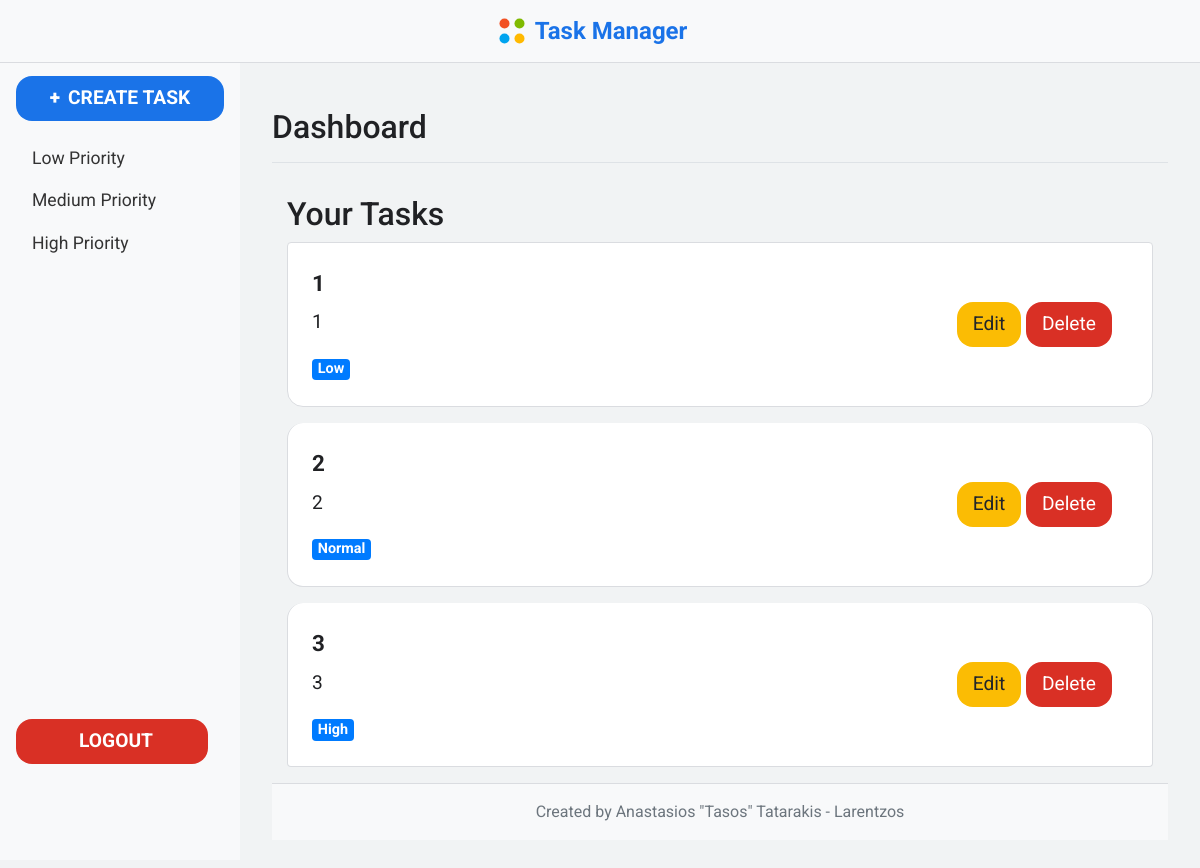
/tasks (signed in), run on an earlier commit of the app's database.
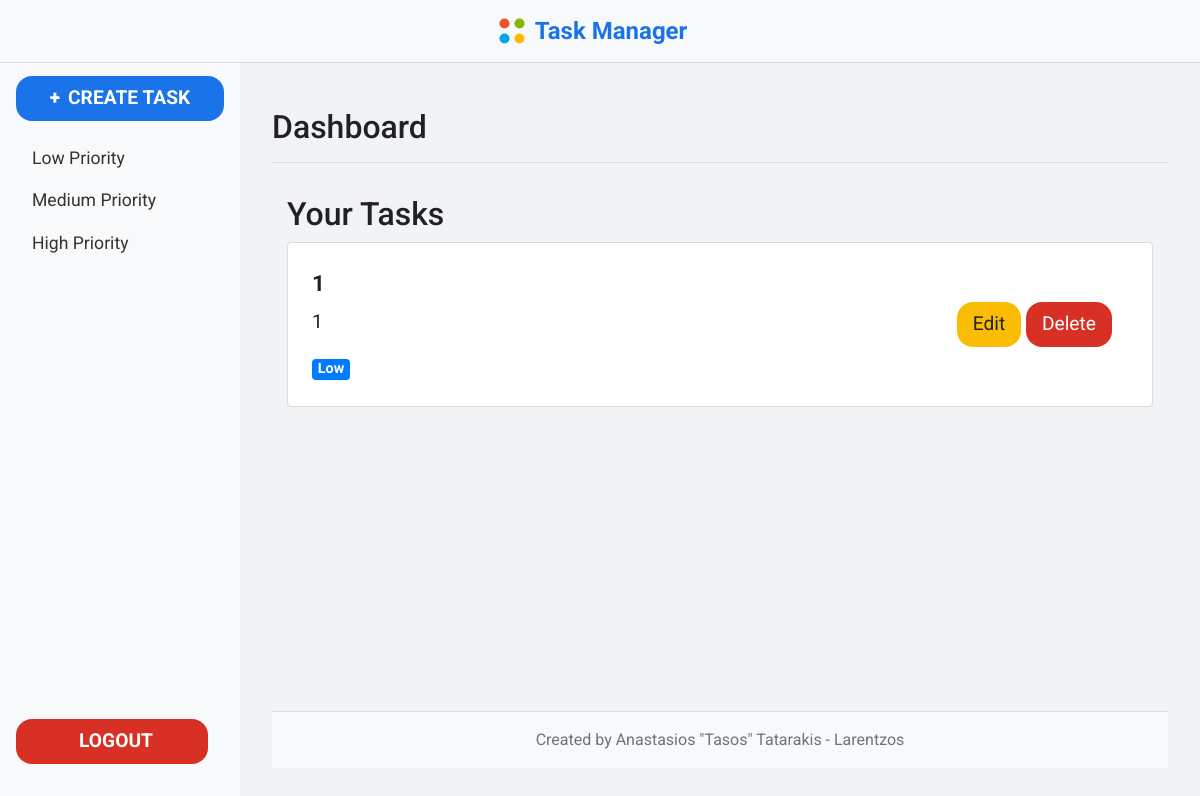
And on a later commit of the database.
### models/task.py (models this page shows)
class Task(db.Model):
    id = db.Column(db.Integer, primary_key=True)
    title = db.Column(db.String(100), nullable=False)
    description = db.Column(db.Text, nullable=True)
    priority = db.Column(db.String(50), nullable=False, default='Normal')
    user_id = db.Column(db.Integer, db.ForeignKey('user.id'), nullable=False)

### routes/task_routes.py (the view, shortened to what this page needs)
@task_routes.route('/tasks', methods=['GET', 'POST'])
@login_required
def tasks():
    form = TaskForm()
    sort_by = request.args.get('sort_by', 'date')
    order = request.args.get('order', 'asc')
    priority = request.args.get('priority', None)
    query = Task.query.filter_by(user_id=current_user.id)
    if priority:
        query = query.filter_by(priority=priority)
    if sort_by == 'priority':
        if order == 'asc':
            query = query.order_by(Task.priority.asc())
        else:
            query = query.order_by(Task.priority.desc())
    else:  # Default is sorting by date
        if order == 'asc':
            query = query.order_by(Task.id.asc())
        else:
            query = query.order_by(Task.id.desc())
    tasks = query.all()
    return render_template('tasks.html', tasks=tasks, form=form)

### app.py (called while the page is built)
@login_manager.user_loader
def load_user(user_id):
    return User.query.get(int(user_id))

### templates/tasks.html
{% extends "base.html" %} {% block content %}
<div class="container-fluid">
  <h2>Your Tasks</h2>
  {% if tasks %}
  <ul class="list-group">
    {% for task in tasks %}
    <li
      class="list-group-item d-flex justify-content-between align-items-center"
    >
      <div>
        <strong>{{ task.title }}</strong>
        <p>{{ task.description }}</p>
        <span class="badge badge-primary">{{ task.priority }}</span>
      </div>
      <div>
        <a
          href="{{ url_for('task.update_task', task_id=task.id) }}"
          class="btn btn-warning btn-sm"
          >Edit</a
        >
        <a
          href="{{ url_for('task.delete_task', task_id=task.id) }}"
          class="btn btn-danger btn-sm"
          >Delete</a
        >
      </div>
    </li>
    {% endfor %}
  </ul>
  {% else %}
  <p>No tasks available.</p>
  {% endif %}
</div>
{% endblock %}

### templates/base.html (shortened to what this page needs)
<!DOCTYPE html>
<html lang="en">
  <head>
    <link
      href="https://maxcdn.bootstrapcdn.com/bootstrap/4.5.2/css/bootstrap.min.css"
      rel="stylesheet"
    />
    <link
      rel="stylesheet"
      href="{{ url_for('static', filename='css/base.css') }}"
    />
    <link
      rel="stylesheet"
      href="{{ url_for('static', filename='css/navbar.css') }}"
    />
    <link
      rel="stylesheet"
      href="{{ url_for('static', filename='css/sidebar.css') }}"
    />
    <link
      rel="stylesheet"
      href="{{ url_for('static', filename='css/main_content.css') }}"
    />
    <link
      rel="stylesheet"
      href="{{ url_for('static', filename='css/footer.css') }}"
    />
  </head>
  <body>
    <nav class="navbar navbar-expand-lg navbar-light bg-light">
      <a class="navbar-brand" href="{{ url_for('task.tasks') }}">
        <img
          src="{{ url_for('static', filename='logo.svg') }}"
          alt="Task Manager Logo"
          width="30"
          height="30"
        />
        Task Manager
      </a>
    </nav>
    <div class="wrapper d-flex">
      {% if current_user.is_authenticated %}
      <div id="sidebar" class="bg-light">{% include 'sidebar.html' %}</div>
      {% endif %}
      <main id="main-content" class="flex-grow-1">
        <div
          class="d-flex justify-content-between flex-wrap flex-md-nowrap align-items-center pt-3 pb-2 mb-3 border-bottom"
        >
          <h1 class="h2">Dashboard</h1>
        </div>
        {% block content %}{% endblock %} {% include 'footer.html' %}
      </main>
    </div>
  </body>
</html>

### templates/sidebar.html
<div class="sidebar-sticky d-flex flex-column h-100">
  <ul class="nav flex-column flex-grow-1">
    <li class="nav-item text-center mb-3">
      <a
        class="btn btn-primary create-task-btn"
        href="#"
        data-toggle="modal"
        data-target="#createTaskModal"
      >
        <strong>+</strong> CREATE TASK
      </a>
    </li>
    <li class="nav-item">
      <a class="nav-link" href="{{ url_for('task.tasks', priority='Low') }}"
        >Low Priority</a
      >
    </li>
    <li class="nav-item">
      <a class="nav-link" href="{{ url_for('task.tasks', priority='Normal') }}"
        >Medium Priority</a
      >
    </li>
    <li class="nav-item">
      <a class="nav-link" href="{{ url_for('task.tasks', priority='High') }}"
        >High Priority</a
      >
    </li>
  </ul>
  <div class="text-center mb-3 mt-auto">
    <a class="btn btn-danger logout-btn" href="{{ url_for('auth.logout') }}">
      <span>LOGOUT</span>
    </a>
  </div>
</div>

### templates/footer.html
<footer class="footer mt-auto py-3 bg-light">
  <div class="container">
    <span class="text-muted"
      >Created by Anastasios "Tasos" Tatarakis - Larentzos</span
    >
  </div>
</footer>

### static/CSS/base.css (style rules this page uses)
body { background-color: #f1f3f4; font-family: "Roboto", sans-serif; color: #202124; margin: 0; padding: 0; display: flex; flex-direction: column; min-height: 100vh; }
.wrapper { display: flex; flex: 1; margin-top: 60px; }

### static/CSS/navbar.css (style rules this page uses)
.navbar { background-color: #fff; border-bottom: 1px solid #dadce0; position: fixed; width: 100%; z-index: 1000; display: flex; justify-content: center; align-items: center; }
.navbar-brand { font-size: 1.5rem; font-weight: bold; color: #1a73e8 !important; display: flex; align-items: center; }
.navbar-brand img { margin-right: 0.5rem; }

### static/CSS/sidebar.css (style rules this page uses)
#sidebar { height: 100vh; position: fixed; width: 20%; background-color: #f8f9fa; padding: 1rem; display: flex; flex-direction: column; overflow-y: auto; transition: transform 0.3s ease; }
#sidebar .nav-link { font-size: 1.1rem; color: #333; }
.create-task-btn { font-size: 1.1rem; font-weight: bold; width: 100%; background-color: #1a73e8; color: white; text-align: center; padding: 0.5rem; border-radius: 0.5rem; display: flex; justify-content: center; align-items: center; transition: background-color 0.3s ease; }
.create-task-btn strong { margin-right: 0.5rem; }
.logout-btn { font-size: 1.1rem; font-weight: bold; width: 100%; background-color: #d93025; color: white; text-align: center; padding: 0.5rem; border-radius: 0.5rem; display: flex; justify-content: center; align-items: center; transition: background-color 0.3s ease; margin-bottom: 4rem; }
.logout-btn span { margin-left: 0.5rem; }

### static/CSS/main_content.css (style rules this page uses)
#main-content { flex: 1; padding: 2rem; transition: margin-left 0.3s ease; display: flex; flex-direction: column; margin-left: 20%; min-height: calc(100vh - 60px); }
.container-fluid { padding-top: 1rem; flex: 1; }
.btn { font-size: 1.2rem; padding: 0.5rem 1rem; border-radius: 1rem; transition: background-color 0.3s ease; }
.btn-primary { background-color: #1a73e8; border: none; }
.btn-warning { background-color: #fbbc04; border: none; }
.btn-danger { background-color: #d93025; border: none; }
.list-group-item { font-size: 1.2rem; padding: 1.5rem; margin-bottom: 1rem; border-radius: 1rem; border: 1px solid #dadce0; background-color: #fff; }
.list-group-item strong { display: block; font-size: 1.4rem; margin-bottom: 0.5rem; }
.d-flex > div { margin-right: 1rem; }

### static/CSS/footer.css (style rules this page uses)
.footer { background-color: #f8f9fa; border-top: 1px solid #dadce0; text-align: center; padding: 1rem 0; }

What changed in the data, as far as the page shows it:
removed Task: title "2", description "2", priority "Normal"
removed Task: title "3", description "3", priority "High"
